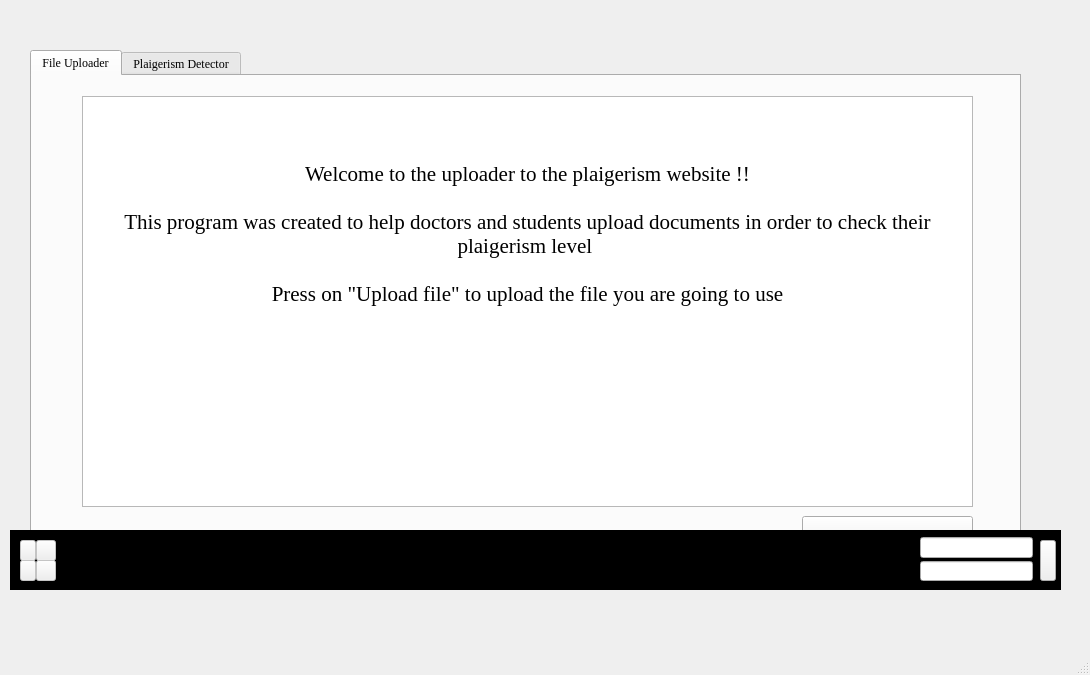
<?xml version="1.0" encoding="UTF-8"?>
<ui version="4.0">
 <class>MainWindow</class>
 <widget class="QMainWindow" name="MainWindow">
  <property name="geometry">
   <rect>
    <x>0</x>
    <y>0</y>
    <width>1090</width>
    <height>675</height>
   </rect>
  </property>
  <property name="font">
   <font>
    <family>Times New Roman</family>
   </font>
  </property>
  <property name="windowTitle">
   <string>MainWindow</string>
  </property>
  <widget class="QWidget" name="centralwidget">
   <widget class="QTabWidget" name="tabWidget">
    <property name="geometry">
     <rect>
      <x>30</x>
      <y>50</y>
      <width>991</width>
      <height>521</height>
     </rect>
    </property>
    <property name="font">
     <font>
      <family>Times New Roman</family>
      <pointsize>9</pointsize>
     </font>
    </property>
    <property name="currentIndex">
     <number>0</number>
    </property>
    <widget class="QWidget" name="FileUploads">
     <attribute name="title">
      <string>File Uploader</string>
     </attribute>
     <widget class="QPushButton" name="openFile">
      <property name="geometry">
       <rect>
        <x>770</x>
        <y>440</y>
        <width>171</width>
        <height>41</height>
       </rect>
      </property>
      <property name="font">
       <font>
        <family>Times New Roman</family>
        <pointsize>9</pointsize>
        <weight>75</weight>
        <italic>false</italic>
        <bold>true</bold>
        <underline>false</underline>
        <strikeout>false</strikeout>
       </font>
      </property>
      <property name="text">
       <string>Upload your file</string>
      </property>
     </widget>
     <widget class="QTextEdit" name="textEdit">
      <property name="geometry">
       <rect>
        <x>50</x>
        <y>20</y>
        <width>891</width>
        <height>411</height>
       </rect>
      </property>
      <property name="font">
       <font>
        <family>Times New Roman</family>
        <pointsize>8</pointsize>
       </font>
      </property>
      <property name="html">
       <string>&lt;!DOCTYPE HTML PUBLIC &quot;-//W3C//DTD HTML 4.0//EN&quot; &quot;http://www.w3.org/TR/REC-html40/strict.dtd&quot;&gt;
&lt;html&gt;&lt;head&gt;&lt;meta name=&quot;qrichtext&quot; content=&quot;1&quot; /&gt;&lt;style type=&quot;text/css&quot;&gt;
p, li { white-space: pre-wrap; }
&lt;/style&gt;&lt;/head&gt;&lt;body style=&quot; font-family:'Times New Roman'; font-size:8pt; font-weight:400; font-style:normal;&quot;&gt;
&lt;p align=&quot;center&quot; style=&quot;-qt-paragraph-type:empty; margin-top:0px; margin-bottom:0px; margin-left:0px; margin-right:0px; -qt-block-indent:0; text-indent:0px;&quot;&gt;&lt;br /&gt;&lt;/p&gt;
&lt;p align=&quot;center&quot; style=&quot;-qt-paragraph-type:empty; margin-top:0px; margin-bottom:0px; margin-left:0px; margin-right:0px; -qt-block-indent:0; text-indent:0px; font-size:16pt;&quot;&gt;&lt;br /&gt;&lt;/p&gt;
&lt;p align=&quot;center&quot; style=&quot;-qt-paragraph-type:empty; margin-top:0px; margin-bottom:0px; margin-left:0px; margin-right:0px; -qt-block-indent:0; text-indent:0px; font-size:16pt;&quot;&gt;&lt;br /&gt;&lt;/p&gt;
&lt;p align=&quot;center&quot; style=&quot; margin-top:0px; margin-bottom:0px; margin-left:0px; margin-right:0px; -qt-block-indent:0; text-indent:0px;&quot;&gt;&lt;span style=&quot; font-size:16pt;&quot;&gt;Welcome to the uploader to the plaigerism website !!&lt;/span&gt;&lt;/p&gt;
&lt;p align=&quot;center&quot; style=&quot;-qt-paragraph-type:empty; margin-top:0px; margin-bottom:0px; margin-left:0px; margin-right:0px; -qt-block-indent:0; text-indent:0px; font-size:16pt;&quot;&gt;&lt;br /&gt;&lt;/p&gt;
&lt;p align=&quot;center&quot; style=&quot; margin-top:0px; margin-bottom:0px; margin-left:0px; margin-right:0px; -qt-block-indent:0; text-indent:0px;&quot;&gt;&lt;span style=&quot; font-size:16pt;&quot;&gt;This program was created to help doctors and students upload documents in order to check their plaigerism level &lt;/span&gt;&lt;/p&gt;
&lt;p align=&quot;center&quot; style=&quot;-qt-paragraph-type:empty; margin-top:0px; margin-bottom:0px; margin-left:0px; margin-right:0px; -qt-block-indent:0; text-indent:0px; font-size:16pt;&quot;&gt;&lt;br /&gt;&lt;/p&gt;
&lt;p align=&quot;center&quot; style=&quot; margin-top:0px; margin-bottom:0px; margin-left:0px; margin-right:0px; -qt-block-indent:0; text-indent:0px;&quot;&gt;&lt;span style=&quot; font-size:16pt;&quot;&gt;Press on &amp;quot;Upload file&amp;quot; to upload the file you are going to use&lt;/span&gt;&lt;/p&gt;
&lt;p align=&quot;center&quot; style=&quot;-qt-paragraph-type:empty; margin-top:0px; margin-bottom:0px; margin-left:0px; margin-right:0px; -qt-block-indent:0; text-indent:0px; font-size:16pt;&quot;&gt;&lt;br /&gt;&lt;/p&gt;
&lt;p align=&quot;center&quot; style=&quot;-qt-paragraph-type:empty; margin-top:0px; margin-bottom:0px; margin-left:0px; margin-right:0px; -qt-block-indent:0; text-indent:0px; font-size:16pt;&quot;&gt;&lt;br /&gt;&lt;/p&gt;&lt;/body&gt;&lt;/html&gt;</string>
      </property>
      <property name="cursorWidth">
       <number>0</number>
      </property>
     </widget>
    </widget>
    <widget class="QWidget" name="Detector">
     <attribute name="title">
      <string>Plaigerism Detector</string>
     </attribute>
    </widget>
   </widget>
   <widget class="QStackedWidget" name="stackedWidget">
    <property name="geometry">
     <rect>
      <x>10</x>
      <y>10</y>
      <width>1051</width>
      <height>581</height>
     </rect>
    </property>
    <property name="currentIndex">
     <number>1</number>
    </property>
    <widget class="QWidget" name="page"/>
    <widget class="QWidget" name="page_2">
     <widget class="Line" name="line">
      <property name="geometry">
       <rect>
        <x>0</x>
        <y>520</y>
        <width>1071</width>
        <height>61</height>
       </rect>
      </property>
      <property name="minimumSize">
       <size>
        <width>0</width>
        <height>0</height>
       </size>
      </property>
      <property name="font">
       <font>
        <stylestrategy>PreferDefault</stylestrategy>
       </font>
      </property>
      <property name="frameShadow">
       <enum>QFrame::Plain</enum>
      </property>
      <property name="lineWidth">
       <number>60</number>
      </property>
      <property name="midLineWidth">
       <number>20</number>
      </property>
      <property name="orientation">
       <enum>Qt::Horizontal</enum>
      </property>
     </widget>
     <widget class="QLabel" name="Wallpaper">
      <property name="geometry">
       <rect>
        <x>0</x>
        <y>0</y>
        <width>1051</width>
        <height>521</height>
       </rect>
      </property>
      <property name="text">
       <string/>
      </property>
     </widget>
     <widget class="QPushButton" name="pushButton">
      <property name="geometry">
       <rect>
        <x>60</x>
        <y>520</y>
        <width>61</width>
        <height>61</height>
       </rect>
      </property>
      <property name="text">
       <string/>
      </property>
      <property name="default">
       <bool>false</bool>
      </property>
      <property name="flat">
       <bool>true</bool>
      </property>
     </widget>
     <widget class="QPushButton" name="windowslogo4">
      <property name="enabled">
       <bool>false</bool>
      </property>
      <property name="geometry">
       <rect>
        <x>10</x>
        <y>530</y>
        <width>16</width>
        <height>21</height>
       </rect>
      </property>
      <property name="text">
       <string/>
      </property>
     </widget>
     <widget class="QPushButton" name="windowslogo3">
      <property name="enabled">
       <bool>false</bool>
      </property>
      <property name="geometry">
       <rect>
        <x>26</x>
        <y>530</y>
        <width>20</width>
        <height>21</height>
       </rect>
      </property>
      <property name="text">
       <string/>
      </property>
     </widget>
     <widget class="QPushButton" name="windowslogo2">
      <property name="enabled">
       <bool>false</bool>
      </property>
      <property name="geometry">
       <rect>
        <x>10</x>
        <y>550</y>
        <width>16</width>
        <height>21</height>
       </rect>
      </property>
      <property name="text">
       <string/>
      </property>
     </widget>
     <widget class="QPushButton" name="windowslogo1">
      <property name="enabled">
       <bool>false</bool>
      </property>
      <property name="geometry">
       <rect>
        <x>26</x>
        <y>550</y>
        <width>20</width>
        <height>21</height>
       </rect>
      </property>
      <property name="text">
       <string/>
      </property>
     </widget>
     <widget class="QLineEdit" name="date">
      <property name="geometry">
       <rect>
        <x>910</x>
        <y>527</y>
        <width>113</width>
        <height>21</height>
       </rect>
      </property>
      <property name="font">
       <font>
        <pointsize>7</pointsize>
       </font>
      </property>
      <property name="alignment">
       <set>Qt::AlignCenter</set>
      </property>
      <property name="readOnly">
       <bool>true</bool>
      </property>
     </widget>
     <widget class="QLineEdit" name="time">
      <property name="geometry">
       <rect>
        <x>910</x>
        <y>551</y>
        <width>113</width>
        <height>20</height>
       </rect>
      </property>
      <property name="font">
       <font>
        <pointsize>7</pointsize>
       </font>
      </property>
      <property name="alignment">
       <set>Qt::AlignCenter</set>
      </property>
      <property name="readOnly">
       <bool>true</bool>
      </property>
     </widget>
     <widget class="QPushButton" name="pushButton_6">
      <property name="geometry">
       <rect>
        <x>1030</x>
        <y>530</y>
        <width>16</width>
        <height>41</height>
       </rect>
      </property>
      <property name="text">
       <string/>
      </property>
     </widget>
     <widget class="QLabel" name="Detector_2">
      <property name="geometry">
       <rect>
        <x>60</x>
        <y>520</y>
        <width>61</width>
        <height>61</height>
       </rect>
      </property>
      <property name="text">
       <string/>
      </property>
     </widget>
     <zorder>line</zorder>
     <zorder>Wallpaper</zorder>
     <zorder>windowslogo4</zorder>
     <zorder>windowslogo3</zorder>
     <zorder>windowslogo2</zorder>
     <zorder>windowslogo1</zorder>
     <zorder>date</zorder>
     <zorder>time</zorder>
     <zorder>pushButton_6</zorder>
     <zorder>Detector_2</zorder>
     <zorder>pushButton</zorder>
    </widget>
   </widget>
  </widget>
  <widget class="QMenuBar" name="menubar">
   <property name="geometry">
    <rect>
     <x>0</x>
     <y>0</y>
     <width>1090</width>
     <height>26</height>
    </rect>
   </property>
  </widget>
  <widget class="QStatusBar" name="statusbar"/>
 </widget>
 <resources/>
 <connections/>
</ui>
